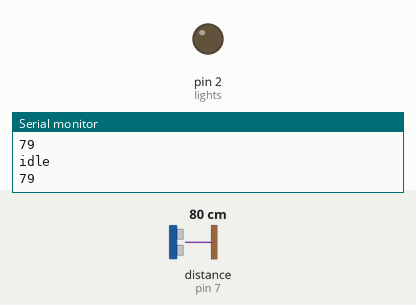
Bench run of a sketch on a simulated Arduino Uno, built with avr-gcc and run on an emulated ATmega328P. Parts: output pins drawn as LEDs (lit = HIGH), the last lines printed to the serial monitor. Wiring (inferred from the names in the program): ultrasonic range finder: trigger pin 6; echo pin 7. Inputs (shaded band) come from the test bench; at power-on: distance to the obstacle (sensor on pin 7) 80 cm. The echo pulse lasts 58.3 µs per cm; pins used as bus, display or sensor lines are not drawn.

Above: at 1.8 s.
1.9 s: distance to the obstacle (sensor on pin 7) set to 12 cm
5.2 s: distance to the obstacle (sensor on pin 7) set to 9 cm
At 7.5 s:
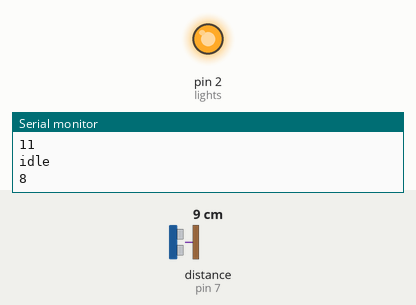
8.5 s: distance to the obstacle (sensor on pin 7) set to 18 cm
At 11.0 s:
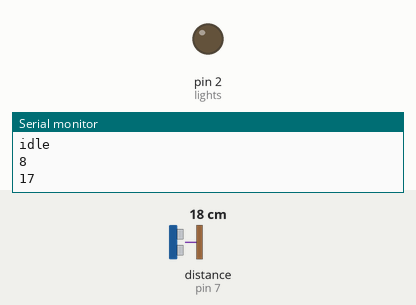
11.5 s: distance to the obstacle (sensor on pin 7) set to 2 cm
At 13.4 s:
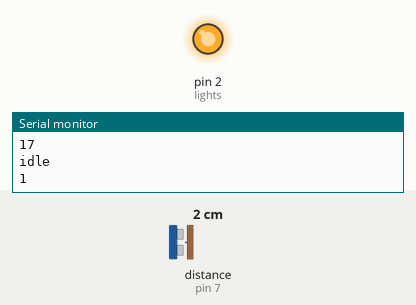
Timing chart, 0 to 14.9 s (numbered marks = the images above; inputs shaded):
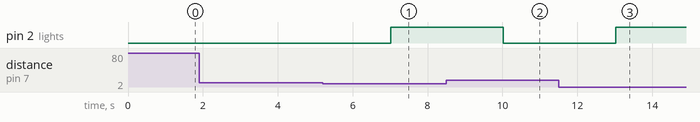

Measured:
- the behaviour switches between 11 and 10 cm on distance to the obstacle (sensor on pin 7) (found by bisection; images 0 and 1)
- after the input at 5.2 s, pin 2 (lights): LOW → HIGH after 1.8 s
- after the input at 8.5 s, pin 2 (lights): goes on until 10.0 s, then stays LOW
- after the input at 11.5 s, pin 2 (lights): LOW → HIGH after 1.5 s

The sketch:

apartmentLight.ino
```cpp
int echo = 7;
int trig = 6;
int lights = 2;


int time = 1000;
int lightDuration = 3000;


int distanceControl(int safeZone){

  long travelTime;
  long distance;

  digitalWrite(trig,LOW);
  delayMicroseconds(10);
  digitalWrite(trig,HIGH);
  delayMicroseconds(10);
  digitalWrite(trig,LOW);


  travelTime = pulseIn(echo,HIGH);
  distance = travelTime / 58.2;
  Serial.println(distance);

  delay(time);

  if(distance < safeZone) return 1;
  return 0;


}

void lightsOn(){
  digitalWrite(lights, HIGH);
  delay(lightDuration);
  digitalWrite(lights, LOW);
}

 void idle(){
   Serial.println("idle");
 }

void setup() {
  // put your setup code here, to run once:
  Serial.begin(9600);
  pinMode(trig, OUTPUT);
  pinMode(echo, INPUT);
  pinMode(lights, OUTPUT);

}

void loop() {
  // put your main code here, to run repeatedly:
  int motionInRange = distanceControl(10);

  motionInRange ? lightsOn() : idle();

}
```
